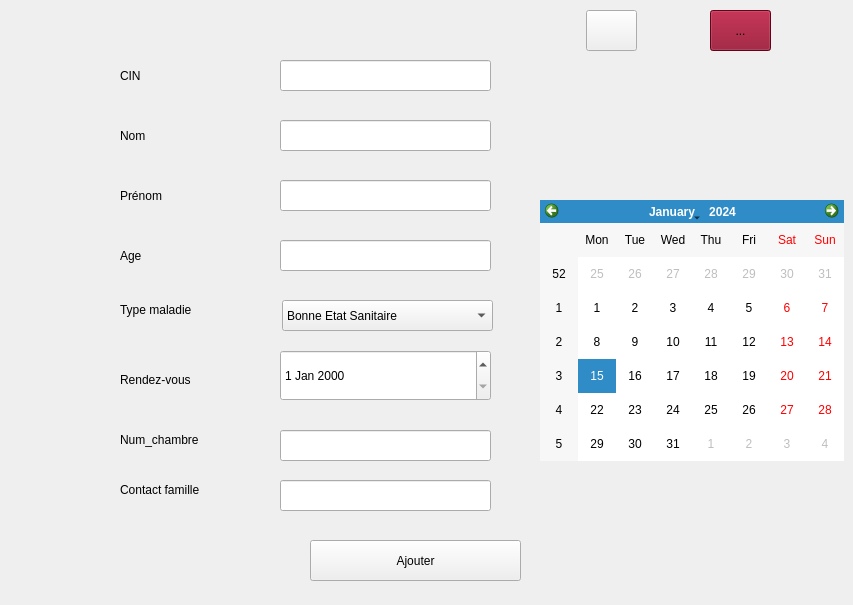
      <widget class="QWidget" name="stackedWidgetPage1_6">
       <widget class="QLabel" name="label_62">
        <property name="geometry">
         <rect>
          <x>120</x>
          <y>60</y>
          <width>151</width>
          <height>31</height>
         </rect>
        </property>
        <property name="text">
         <string>CIN</string>
        </property>
       </widget>
       <widget class="QLabel" name="label_63">
        <property name="geometry">
         <rect>
          <x>120</x>
          <y>120</y>
          <width>131</width>
          <height>31</height>
         </rect>
        </property>
        <property name="text">
         <string>Nom</string>
        </property>
       </widget>
       <widget class="QLabel" name="label_64">
        <property name="geometry">
         <rect>
          <x>120</x>
          <y>180</y>
          <width>131</width>
          <height>31</height>
         </rect>
        </property>
        <property name="text">
         <string>Prénom</string>
        </property>
       </widget>
       <widget class="QLabel" name="label_65">
        <property name="geometry">
         <rect>
          <x>120</x>
          <y>240</y>
          <width>151</width>
          <height>31</height>
         </rect>
        </property>
        <property name="text">
         <string>Age</string>
        </property>
       </widget>
       <widget class="QLineEdit" name="lecin">
        <property name="geometry">
         <rect>
          <x>280</x>
          <y>60</y>
          <width>211</width>
          <height>31</height>
         </rect>
        </property>
       </widget>
       <widget class="QLineEdit" name="lenom">
        <property name="geometry">
         <rect>
          <x>280</x>
          <y>120</y>
          <width>211</width>
          <height>31</height>
         </rect>
        </property>
       </widget>
       <widget class="QLineEdit" name="leprenom">
        <property name="geometry">
         <rect>
          <x>280</x>
          <y>180</y>
          <width>211</width>
          <height>31</height>
         </rect>
        </property>
       </widget>
       <widget class="QLineEdit" name="leage">
        <property name="geometry">
         <rect>
          <x>280</x>
          <y>240</y>
          <width>211</width>
          <height>31</height>
         </rect>
        </property>
       </widget>
       <widget class="QPushButton" name="ajoute_pati">
        <property name="geometry">
         <rect>
          <x>310</x>
          <y>540</y>
          <width>211</width>
          <height>41</height>
         </rect>
        </property>
        <property name="text">
         <string>Ajouter</string>
        </property>
       </widget>
       <widget class="QToolButton" name="retour_8">
        <property name="geometry">
         <rect>
          <x>710</x>
          <y>10</y>
          <width>61</width>
          <height>41</height>
         </rect>
        </property>
        <property name="styleSheet">
         <string notr="true">
background-color: rgb(139, 4, 35);</string>
        </property>
        <property name="text">
         <string>...</string>
        </property>
        <property name="icon">
         <iconset resource="resources.qrc">
          <normaloff>:/image/re.png</normaloff>:/image/re.png</iconset>
        </property>
        <property name="iconSize">
         <size>
          <width>30</width>
          <height>30</height>
         </size>
        </property>
       </widget>
       <widget class="QLabel" name="label_66">
        <property name="geometry">
         <rect>
          <x>120</x>
          <y>300</y>
          <width>121</width>
          <height>20</height>
         </rect>
        </property>
        <property name="text">
         <string>Type maladie</string>
        </property>
       </widget>
       <widget class="QLabel" name="label_72">
        <property name="geometry">
         <rect>
          <x>120</x>
          <y>370</y>
          <width>121</width>
          <height>20</height>
         </rect>
        </property>
        <property name="text">
         <string>Rendez-vous</string>
        </property>
       </widget>
       <widget class="QLabel" name="label_91">
        <property name="geometry">
         <rect>
          <x>120</x>
          <y>430</y>
          <width>131</width>
          <height>20</height>
         </rect>
        </property>
        <property name="text">
         <string>Num_chambre</string>
        </property>
       </widget>
       <widget class="QLabel" name="label_93">
        <property name="geometry">
         <rect>
          <x>120</x>
          <y>480</y>
          <width>131</width>
          <height>20</height>
         </rect>
        </property>
        <property name="text">
         <string>Contact famille</string>
        </property>
       </widget>
       <widget class="QLineEdit" name="lenumchambre">
        <property name="geometry">
         <rect>
          <x>280</x>
          <y>430</y>
          <width>211</width>
          <height>31</height>
         </rect>
        </property>
       </widget>
       <widget class="QLineEdit" name="lecontact">
        <property name="geometry">
         <rect>
          <x>280</x>
          <y>480</y>
          <width>211</width>
          <height>31</height>
         </rect>
        </property>
       </widget>
       <widget class="QDateEdit" name="dateEdit">
        <property name="geometry">
         <rect>
          <x>280</x>
          <y>350</y>
          <width>211</width>
          <height>51</height>
         </rect>
        </property>
        <property name="styleSheet">
         <string notr="true"/>
        </property>
       </widget>
       <widget class="QComboBox" name="comboBox_3">
        <property name="geometry">
         <rect>
          <x>282</x>
          <y>300</y>
          <width>211</width>
          <height>31</height>
         </rect>
        </property>
        <item>
         <property name="text">
          <string>Bonne Etat Sanitaire</string>
         </property>
        </item>
        <item>
         <property name="text">
          <string>Diabete</string>
         </property>
        </item>
        <item>
         <property name="text">
          <string>Arthrose</string>
         </property>
        </item>
        <item>
         <property name="text">
          <string>Alzheimer</string>
         </property>
        </item>
        <item>
         <property name="text">
          <string>Troubles anxieux</string>
         </property>
        </item>
       </widget>
       <widget class="QToolButton" name="toolButton_14">
        <property name="geometry">
         <rect>
          <x>586</x>
          <y>10</y>
          <width>51</width>
          <height>41</height>
         </rect>
        </property>
        <property name="text">
         <string/>
        </property>
        <property name="icon">
         <iconset resource="resources.qrc">
          <normaloff>:/image/1200px-OOjs_UI_icon_history.svg.png</normaloff>:/image/1200px-OOjs_UI_icon_history.svg.png</iconset>
        </property>
        <property name="iconSize">
         <size>
          <width>30</width>
          <height>30</height>
         </size>
        </property>
       </widget>
       <widget class="QCalendarWidget" name="calendarAjout">
        <property name="geometry">
         <rect>
          <x>540</x>
          <y>200</y>
          <width>304</width>
          <height>261</height>
         </rect>
        </property>
       </widget>
       <widget class="QLabel" name="Qr">
        <property name="geometry">
         <rect>
          <x>590</x>
          <y>495</y>
          <width>161</width>
          <height>101</height>
         </rect>
        </property>
        <property name="text">
         <string/>
        </property>
       </widget>
      </widget>
